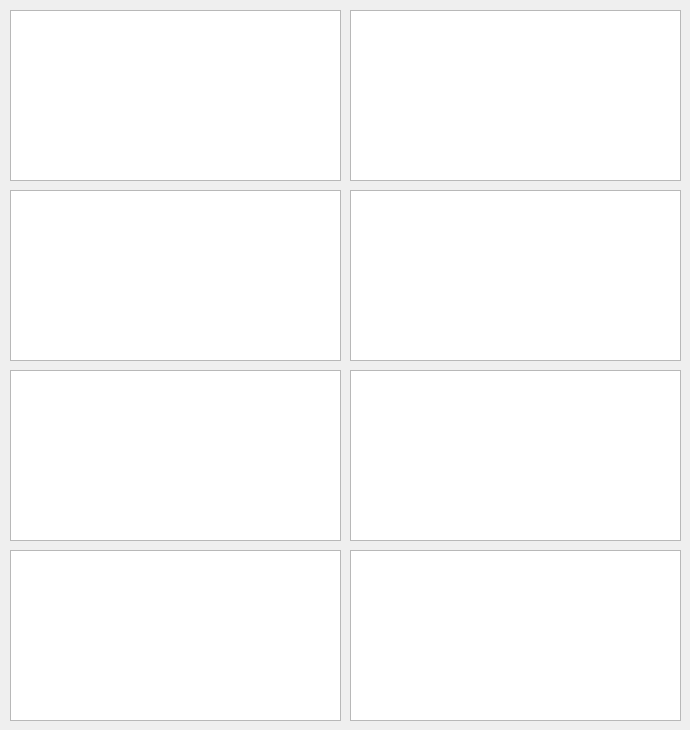
       <widget class="QWidget" name="tabWidgetPage2_3">
        <attribute name="title">
         <string>Converted</string>
        </attribute>
        <widget class="PyDMWaveformPlot" name="PyDMWaveformPlot_58">
         <property name="geometry">
          <rect>
           <x>10</x>
           <y>10</y>
           <width>331</width>
           <height>171</height>
          </rect>
         </property>
         <property name="toolTip">
          <string/>
         </property>
         <property name="yAxes">
          <stringlist>
           <string>{&quot;name&quot;: &quot;Axis 1&quot;, &quot;orientation&quot;: &quot;left&quot;, &quot;minRange&quot;: -1.0, &quot;maxRange&quot;: 1.0, &quot;autoRange&quot;: true}</string>
          </stringlist>
         </property>
         <property name="title" stdset="0">
          <string>Converted Setpoint [CH 0]</string>
         </property>
         <property name="curves">
          <stringlist>
           <string>{&quot;y_channel&quot;: &quot;XX-99SL01:DI-FOFBCtrl:GENConvArrayDataCH0&quot;, &quot;x_channel&quot;: null, &quot;name&quot;: &quot;&quot;, &quot;color&quot;: &quot;white&quot;, &quot;lineStyle&quot;: 1, &quot;lineWidth&quot;: 1, &quot;symbol&quot;: null, &quot;symbolSize&quot;: 10, &quot;yAxisName&quot;: &quot;Axis 1&quot;, &quot;redraw_mode&quot;: 2}</string>
          </stringlist>
         </property>
        </widget>
        <widget class="PyDMWaveformPlot" name="PyDMWaveformPlot_59">
         <property name="geometry">
          <rect>
           <x>10</x>
           <y>190</y>
           <width>331</width>
           <height>171</height>
          </rect>
         </property>
         <property name="toolTip">
          <string/>
         </property>
         <property name="yAxes">
          <stringlist>
           <string>{&quot;name&quot;: &quot;Axis 1&quot;, &quot;orientation&quot;: &quot;left&quot;, &quot;minRange&quot;: -1.0, &quot;maxRange&quot;: 1.0, &quot;autoRange&quot;: true}</string>
          </stringlist>
         </property>
         <property name="title" stdset="0">
          <string>Converted Setpoint [CH 1]</string>
         </property>
         <property name="curves">
          <stringlist>
           <string>{&quot;y_channel&quot;: &quot;XX-99SL01:DI-FOFBCtrl:GENConvArrayDataCH1&quot;, &quot;x_channel&quot;: null, &quot;name&quot;: &quot;&quot;, &quot;color&quot;: &quot;white&quot;, &quot;lineStyle&quot;: 1, &quot;lineWidth&quot;: 1, &quot;symbol&quot;: null, &quot;symbolSize&quot;: 10, &quot;yAxisName&quot;: &quot;Axis 1&quot;, &quot;redraw_mode&quot;: 2}</string>
          </stringlist>
         </property>
        </widget>
        <widget class="PyDMWaveformPlot" name="PyDMWaveformPlot_60">
         <property name="geometry">
          <rect>
           <x>10</x>
           <y>370</y>
           <width>331</width>
           <height>171</height>
          </rect>
         </property>
         <property name="toolTip">
          <string/>
         </property>
         <property name="yAxes">
          <stringlist>
           <string>{&quot;name&quot;: &quot;Axis 1&quot;, &quot;orientation&quot;: &quot;left&quot;, &quot;minRange&quot;: -1.0, &quot;maxRange&quot;: 1.0, &quot;autoRange&quot;: true}</string>
          </stringlist>
         </property>
         <property name="title" stdset="0">
          <string>Converted Setpoint [CH 2]</string>
         </property>
         <property name="curves">
          <stringlist>
           <string>{&quot;y_channel&quot;: &quot;XX-99SL01:DI-FOFBCtrl:GENConvArrayDataCH2&quot;, &quot;x_channel&quot;: null, &quot;name&quot;: &quot;&quot;, &quot;color&quot;: &quot;white&quot;, &quot;lineStyle&quot;: 1, &quot;lineWidth&quot;: 1, &quot;symbol&quot;: null, &quot;symbolSize&quot;: 10, &quot;yAxisName&quot;: &quot;Axis 1&quot;, &quot;redraw_mode&quot;: 2}</string>
          </stringlist>
         </property>
        </widget>
        <widget class="PyDMWaveformPlot" name="PyDMWaveformPlot_61">
         <property name="geometry">
          <rect>
           <x>10</x>
           <y>550</y>
           <width>331</width>
           <height>171</height>
          </rect>
         </property>
         <property name="toolTip">
          <string/>
         </property>
         <property name="yAxes">
          <stringlist>
           <string>{&quot;name&quot;: &quot;Axis 1&quot;, &quot;orientation&quot;: &quot;left&quot;, &quot;minRange&quot;: -1.0, &quot;maxRange&quot;: 1.0, &quot;autoRange&quot;: true}</string>
          </stringlist>
         </property>
         <property name="title" stdset="0">
          <string>Converted Setpoint [CH 3]</string>
         </property>
         <property name="curves">
          <stringlist>
           <string>{&quot;y_channel&quot;: &quot;XX-99SL01:DI-FOFBCtrl:GENConvArrayDataCH3&quot;, &quot;x_channel&quot;: null, &quot;name&quot;: &quot;&quot;, &quot;color&quot;: &quot;white&quot;, &quot;lineStyle&quot;: 1, &quot;lineWidth&quot;: 1, &quot;symbol&quot;: null, &quot;symbolSize&quot;: 10, &quot;yAxisName&quot;: &quot;Axis 1&quot;, &quot;redraw_mode&quot;: 2}</string>
          </stringlist>
         </property>
        </widget>
        <widget class="PyDMWaveformPlot" name="PyDMWaveformPlot_62">
         <property name="geometry">
          <rect>
           <x>350</x>
           <y>10</y>
           <width>331</width>
           <height>171</height>
          </rect>
         </property>
         <property name="toolTip">
          <string/>
         </property>
         <property name="yAxes">
          <stringlist>
           <string>{&quot;name&quot;: &quot;Axis 1&quot;, &quot;orientation&quot;: &quot;left&quot;, &quot;minRange&quot;: -1.0, &quot;maxRange&quot;: 1.0, &quot;autoRange&quot;: true}</string>
          </stringlist>
         </property>
         <property name="title" stdset="0">
          <string>Converted Voltage [CH 0]</string>
         </property>
         <property name="curves">
          <stringlist>
           <string>{&quot;y_channel&quot;: &quot;XX-99SL01:DI-FOFBCtrl:GENConvArrayDataCH8&quot;, &quot;x_channel&quot;: null, &quot;name&quot;: &quot;&quot;, &quot;color&quot;: &quot;white&quot;, &quot;lineStyle&quot;: 1, &quot;lineWidth&quot;: 1, &quot;symbol&quot;: null, &quot;symbolSize&quot;: 10, &quot;yAxisName&quot;: &quot;Axis 1&quot;, &quot;redraw_mode&quot;: 2}</string>
          </stringlist>
         </property>
        </widget>
        <widget class="PyDMWaveformPlot" name="PyDMWaveformPlot_63">
         <property name="geometry">
          <rect>
           <x>350</x>
           <y>190</y>
           <width>331</width>
           <height>171</height>
          </rect>
         </property>
         <property name="toolTip">
          <string/>
         </property>
         <property name="yAxes">
          <stringlist>
           <string>{&quot;name&quot;: &quot;Axis 1&quot;, &quot;orientation&quot;: &quot;left&quot;, &quot;minRange&quot;: -1.0, &quot;maxRange&quot;: 1.0, &quot;autoRange&quot;: true}</string>
          </stringlist>
         </property>
         <property name="title" stdset="0">
          <string>Converted Voltage [CH 1]</string>
         </property>
         <property name="curves">
          <stringlist>
           <string>{&quot;y_channel&quot;: &quot;XX-99SL01:DI-FOFBCtrl:GENConvArrayDataCH9&quot;, &quot;x_channel&quot;: null, &quot;name&quot;: &quot;&quot;, &quot;color&quot;: &quot;white&quot;, &quot;lineStyle&quot;: 1, &quot;lineWidth&quot;: 1, &quot;symbol&quot;: null, &quot;symbolSize&quot;: 10, &quot;yAxisName&quot;: &quot;Axis 1&quot;, &quot;redraw_mode&quot;: 2}</string>
          </stringlist>
         </property>
        </widget>
        <widget class="PyDMWaveformPlot" name="PyDMWaveformPlot_64">
         <property name="geometry">
          <rect>
           <x>350</x>
           <y>370</y>
           <width>331</width>
           <height>171</height>
          </rect>
         </property>
         <property name="toolTip">
          <string/>
         </property>
         <property name="yAxes">
          <stringlist>
           <string>{&quot;name&quot;: &quot;Axis 1&quot;, &quot;orientation&quot;: &quot;left&quot;, &quot;minRange&quot;: -1.0, &quot;maxRange&quot;: 1.0, &quot;autoRange&quot;: true}</string>
          </stringlist>
         </property>
         <property name="title" stdset="0">
          <string>Converted Voltage [CH 2]</string>
         </property>
         <property name="curves">
          <stringlist>
           <string>{&quot;y_channel&quot;: &quot;XX-99SL01:DI-FOFBCtrl:GENConvArrayDataCH10&quot;, &quot;x_channel&quot;: null, &quot;name&quot;: &quot;&quot;, &quot;color&quot;: &quot;white&quot;, &quot;lineStyle&quot;: 1, &quot;lineWidth&quot;: 1, &quot;symbol&quot;: null, &quot;symbolSize&quot;: 10, &quot;yAxisName&quot;: &quot;Axis 1&quot;, &quot;redraw_mode&quot;: 2}</string>
          </stringlist>
         </property>
        </widget>
        <widget class="PyDMWaveformPlot" name="PyDMWaveformPlot_65">
         <property name="geometry">
          <rect>
           <x>350</x>
           <y>550</y>
           <width>331</width>
           <height>171</height>
          </rect>
         </property>
         <property name="toolTip">
          <string/>
         </property>
         <property name="yAxes">
          <stringlist>
           <string>{&quot;name&quot;: &quot;Axis 1&quot;, &quot;orientation&quot;: &quot;left&quot;, &quot;minRange&quot;: -1.0, &quot;maxRange&quot;: 1.0, &quot;autoRange&quot;: true}</string>
          </stringlist>
         </property>
         <property name="title" stdset="0">
          <string>Converted Voltage [CH 3]</string>
         </property>
         <property name="curves">
          <stringlist>
           <string>{&quot;y_channel&quot;: &quot;XX-99SL01:DI-FOFBCtrl:GENConvArrayDataCH11&quot;, &quot;x_channel&quot;: null, &quot;name&quot;: &quot;&quot;, &quot;color&quot;: &quot;white&quot;, &quot;lineStyle&quot;: 1, &quot;lineWidth&quot;: 1, &quot;symbol&quot;: null, &quot;symbolSize&quot;: 10, &quot;yAxisName&quot;: &quot;Axis 1&quot;, &quot;redraw_mode&quot;: 2}</string>
          </stringlist>
         </property>
        </widget>
       </widget>
